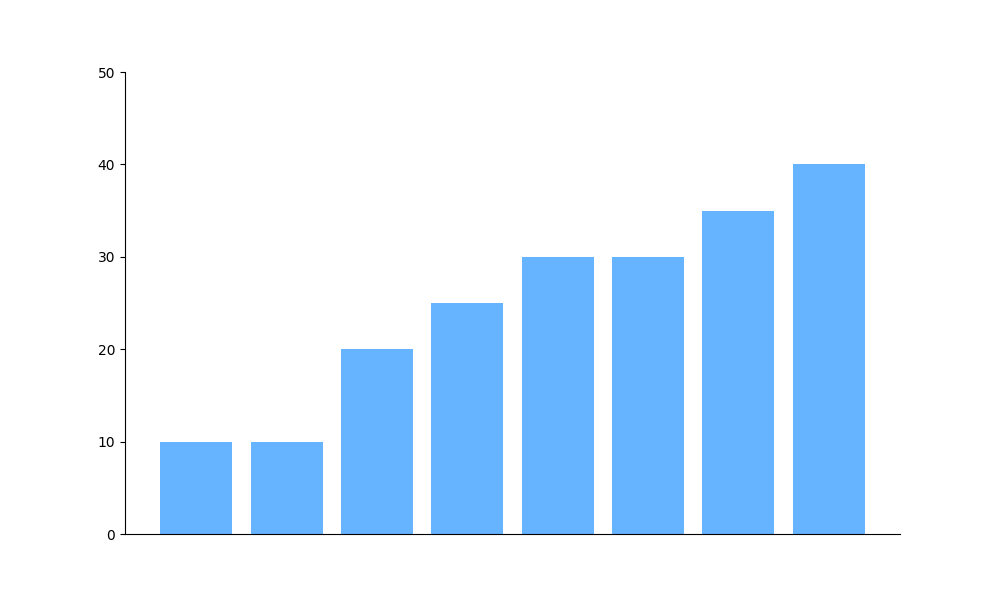

Python code for this plot:
import matplotlib.pyplot as plt
import numpy as np

# Data setup
percentage_data = np.array([30, 40, 20, 10, 25, 35, 30, 10])

# Sort data
sorted_indices = np.argsort(percentage_data)  # for ascending sort
# sorted_indices = np.argsort(percentage_data)[::-1]  # for descending sort
sorted_data = percentage_data[sorted_indices]

# Define bar positions
xpos = np.arange(len(sorted_data))

# Plot bars
plt.figure(figsize=(10, 6))
plt.bar(xpos, sorted_data, color='#66B3FF')

# Customize the axes
plt.ylim(0, 50)

# Remove grids and borders
plt.gca().xaxis.set_visible(False)
plt.gca().spines['top'].set_visible(False)
plt.gca().spines['right'].set_visible(False)

# Display the plot
plt.show()
